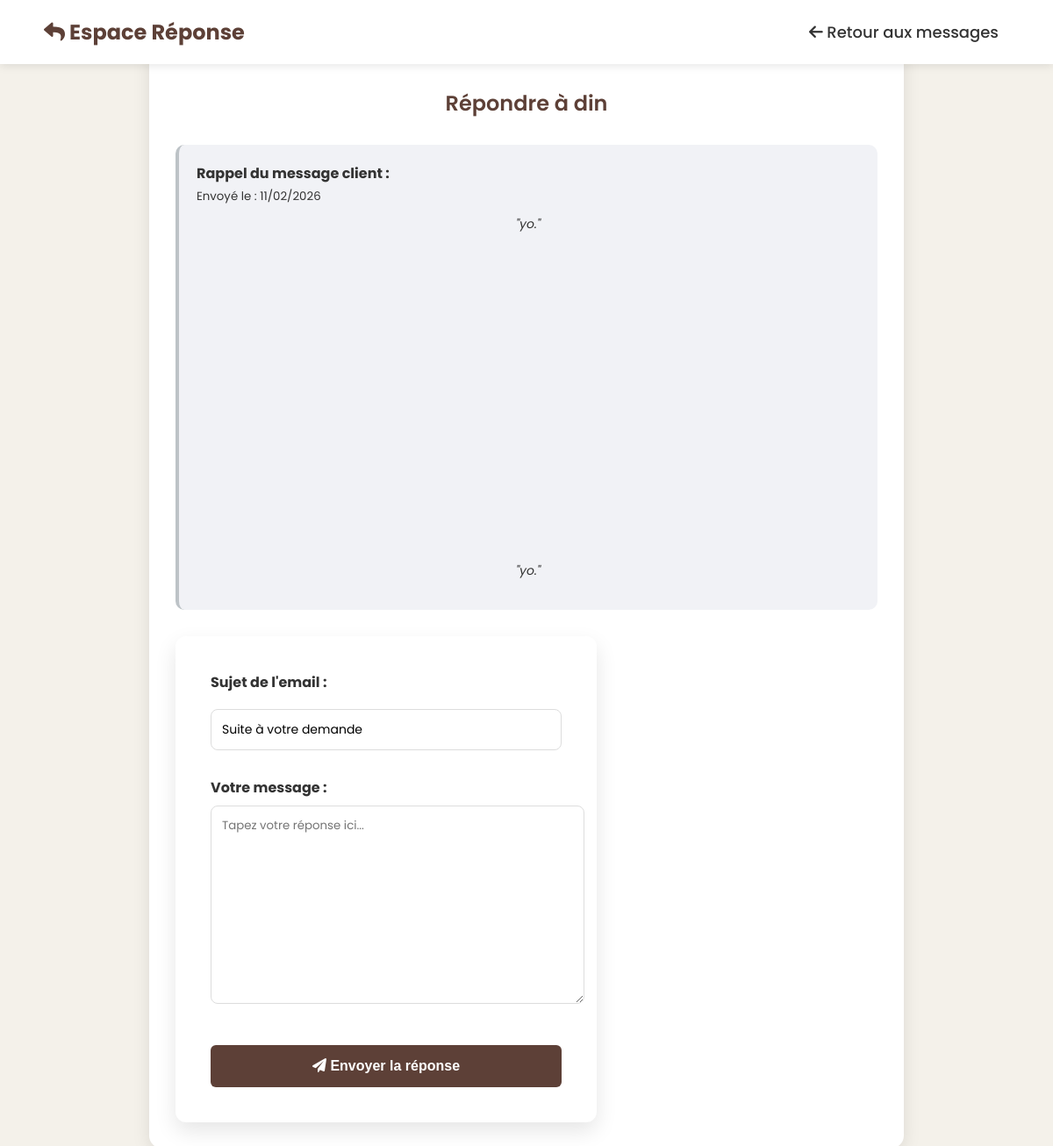
Page /admin_reponse.php?id=2 (signed in) on the committed database.
### tables this page shows
CREATE TABLE IF NOT EXISTS `messages` (
  `id` int(11) NOT NULL AUTO_INCREMENT,
  `nom` varchar(100) NOT NULL,
  `email` varchar(100) NOT NULL,
  `sujet` varchar(255) NOT NULL,
  `contenu` text NOT NULL,
  `date_envoi` timestamp NULL DEFAULT CURRENT_TIMESTAMP,
  `lu` tinyint(1) DEFAULT '0',
  `created_at` datetime DEFAULT CURRENT_TIMESTAMP,
  PRIMARY KEY (`id`)
);

### admin_reponse.php (the view, shortened to what this page needs)
<?php
require 'db.php';
$id_message = $_GET['id'];
$stmt = $pdo->prepare("SELECT * FROM messages WHERE id = ?");
$stmt->execute([$id_message]);
$msg = $stmt->fetch();
$confirmation = "";
?>
<!DOCTYPE html>
<html lang="fr">
<head>
    <link rel="stylesheet" href="style.css">
    <link rel="stylesheet" href="https://cdnjs.cloudflare.com/ajax/libs/font-awesome/6.0.0/css/all.min.css">
</head>
<body>
<header class="navbar">
    <h1><i class="fas fa-reply"></i> Espace Réponse</h1>
    <nav>
        <a href="admin_messages.php"><i class="fas fa-arrow-left"></i> Retour aux messages</a>
    </nav>
</header>
<main class="container">
    <div class="reponse-container">
        <h2>Répondre à <?php echo htmlspecialchars($msg['nom']); ?></h2>
        <?php if ($confirmation): ?>
            <div class="alert alert-success"><?php echo $confirmation; ?></div>
            <a href="admin_messages.php" class="btn-valider">Retourner à la liste</a>
        <?php else: ?>
            <div class="original-msg">
                <strong>Rappel du message client :</strong><br>
                <small>Envoyé le : <?php echo date('d/m/Y', strtotime($msg['created_at'])); ?></small>
           <p style="margin-top:10px;">
    <em>"<?php
        $texte_final = "Contenu introuvable";
        if (isset($msg['message'])) {
            $texte_final = $msg['message'];
        } elseif (isset($msg['msg'])) {
            $texte_final = $msg['msg'];
        } elseif (isset($msg['contenu'])) {
            $texte_final = $msg['contenu'];
        } elseif (isset($msg['texte'])) {
            $texte_final = $msg['texte'];
        }
        echo nl2br(htmlspecialchars($texte_final));
    ?>"</em>
</p>
<br><br><br><br><br><br><br><br><br><br><br><br><br><br>
<p style="margin-top:10px;"><em>"<?php echo nl2br(htmlspecialchars($msg['contenu'])); ?>"</em></p>
            </div>
            <form action="" method="POST">
                <div class="form-group">
                    <label>Sujet de l'email :</label>
                    <input type="text" name="sujet" value="Suite à votre demande" required>
                </div>
                <div class="form-group">
                    <label>Votre message :</label>
                    <textarea name="message_reponse" required placeholder="Tapez votre réponse ici..."></textarea>
                </div>
                <button type="submit" name="envoyer_reponse" class="btn-valider" style="width: 100%;">
                    <i class="fas fa-paper-plane"></i> Envoyer la réponse
                </button>
            </form>
        <?php endif; ?>
    </div>
</main>
</body>
</html>

### style.css (style rules this page uses)
:root { --primary-color: #5d4037; --secondary-color: #8d6e63; --bg-color: #f4f1ea; --text-color: #333; --white: #ffffff; }
body { font-family: 'Poppins', sans-serif; background-color: var(--bg-color); color: var(--text-color); margin: 0; }
form { background: var(--white); padding: 40px; border-radius: 12px; box-shadow: 0 10px 25px rgba(0,0,0,0.1); width: 100%; max-width: 400px; }
h2 { text-align: center; color: var(--primary-color); margin-bottom: 30px; font-weight: 600; }
input { width: 100%; padding: 12px 15px; margin: 10px 0; border: 1px solid #ddd; border-radius: 6px; box-sizing: border-box; font-size: 14px; transition: border-color 0.3s; }
button { width: 100%; padding: 15px; background-color: var(--primary-color); color: white; border: none; border-radius: 6px; cursor: pointer; font-size: 16px; font-weight: 600; margin-top: 20px; transition: background 0.3s; }
p { text-align: center; font-size: 14px; margin-top: 20px; }
a { color: var(--secondary-color); text-decoration: none; font-weight: 600; }
.navbar { width: 100%; background: var(--white); padding: 15px 50px; display: flex; justify-content: space-between; align-items: center; box-shadow: 0 2px 10px rgba(0,0,0,0.1); position: fixed; top: 0; left: 0; z-index: 1000; box-sizing: border-box; }
.navbar h1 { margin: 0; font-size: 24px; color: var(--primary-color); }
.navbar nav { display: flex; align-items: center; gap: 5px; }
.navbar nav a { padding: 8px 15px; color: var(--text-color); text-decoration: none; font-weight: 500; font-size: 15px; transition: 0.3s; white-space: nowrap; }
.navbar nav a:last-child { font-size: 18px; padding: 8px 12px; }
.btn-valider { display: inline-block; background-color: var(--primary-color); color: white; padding: 15px 40px; border-radius: 6px; text-decoration: none; font-weight: bold; transition: 0.3s; }

### admin_reponse.php (style rules this page uses)
.reponse-container { max-width: 800px; margin: 50px auto; background: white; padding: 30px; border-radius: 15px; box-shadow: 0 5px 20px rgba(0,0,0,0.1); }
.original-msg { background: #f1f2f6; padding: 20px; border-radius: 10px; margin-bottom: 30px; border-left: 4px solid #bdc3c7; }
.form-group { margin-bottom: 20px; }
label { display: block; margin-bottom: 8px; font-weight: bold; }
input[type="text"], textarea { width: 100%; padding: 12px; border: 1px solid #ddd; border-radius: 8px; font-family: inherit; }
textarea { height: 200px; resize: vertical; }

### rows in the picture
messages: nom "din", created_at "11/02/2026", contenu "yo."
